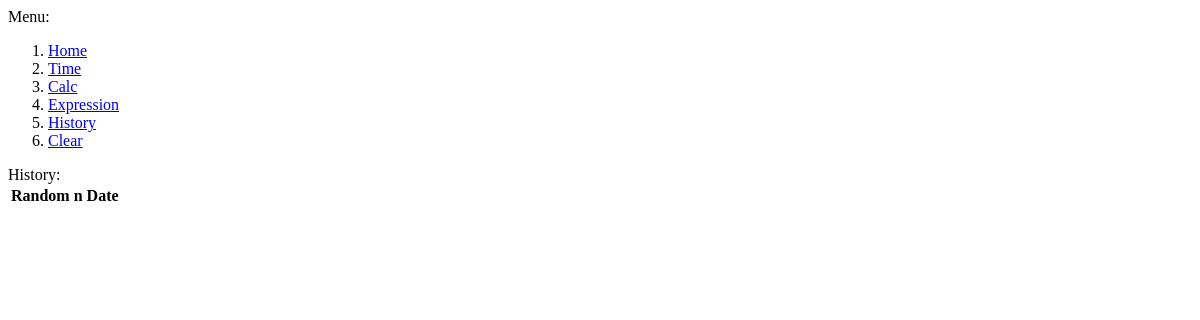
Page /history/ on the earlier database version.
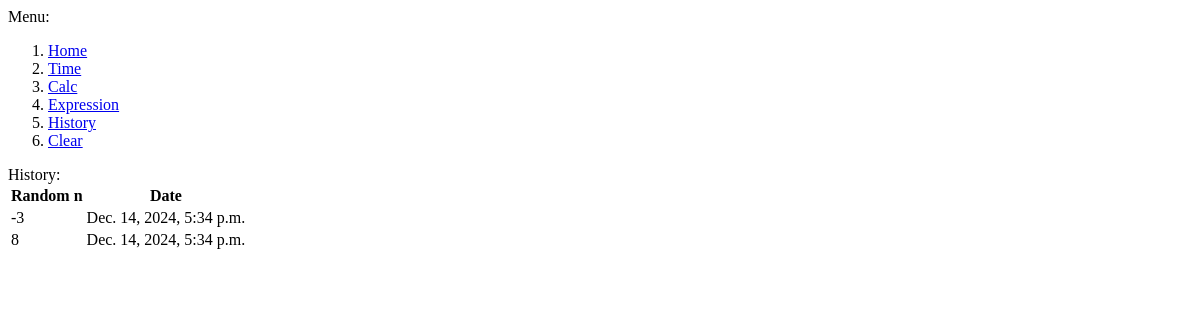
Same page on the later database version.
### first/models.py (models this page shows)
class RandomHistory(models.Model):
    text = models.CharField(max_length=10)
    created_date = models.DateTimeField()

### first/views.py (the view)
# urls.py: path('history/', history),
def history(request):
    rand_history = RandomHistory.objects.all()
    context = {
        "title": 'Курс "Промышленное программирование"',
        "rand_history": rand_history
    }
    return render(request, 'history_page.html', context)

### first/templates/history_page.html (shortened to what this page needs)
<!DOCTYPE html>
<html lang="en">
<head>
</head>
<body>
    Menu:
    <ol>
        <li><a href="/">Home</a></li>
        <li><a href="/time">Time</a></li>
        <li><a href="/calc">Calc</a></li>
        <li><a href="/expression">Expression</a></li>
        <li><a href="/history">History</a></li>
        <li><a href="/clear">Clear</a></li>
    </ol>
    History:
        <table>
            <tr>
                <th>Random n</th>
                <th>Date</th>
            </tr>
            {% for i in rand_history %}
                <tr>
                    <td>{{ i.text }}</td>
                    <td>{{ i.created_date }}</td>
                </tr>
            {% endfor %}
        </table>
</body>
</html>

Differences in the rows shown:
added RandomHistory: text "-3", created_date "Dec. 14, 2024, 5:34 p.m."
added RandomHistory: text "8", created_date "Dec. 14, 2024, 5:34 p.m."
